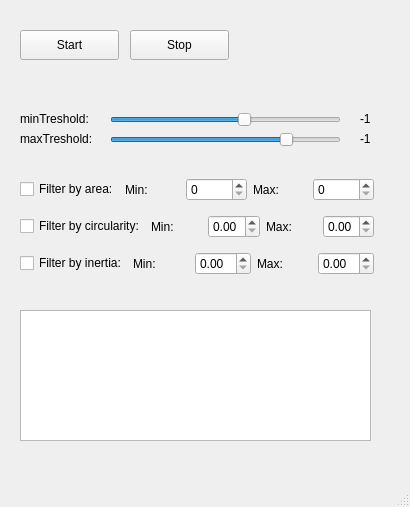
<?xml version="1.0" encoding="UTF-8"?>
<ui version="4.0">
 <class>MainWindow</class>
 <widget class="QMainWindow" name="MainWindow">
  <property name="geometry">
   <rect>
    <x>0</x>
    <y>0</y>
    <width>410</width>
    <height>507</height>
   </rect>
  </property>
  <property name="windowTitle">
   <string>MainWindow</string>
  </property>
  <widget class="QWidget" name="centralwidget">
   <widget class="QPushButton" name="pushButtonStart">
    <property name="geometry">
     <rect>
      <x>20</x>
      <y>30</y>
      <width>99</width>
      <height>30</height>
     </rect>
    </property>
    <property name="text">
     <string>Start</string>
    </property>
   </widget>
   <widget class="QPushButton" name="pushButtonStop">
    <property name="geometry">
     <rect>
      <x>130</x>
      <y>30</y>
      <width>99</width>
      <height>30</height>
     </rect>
    </property>
    <property name="text">
     <string>Stop</string>
    </property>
   </widget>
   <widget class="QLabel" name="labelmaxThresholdValue">
    <property name="geometry">
     <rect>
      <x>360</x>
      <y>130</y>
      <width>111</width>
      <height>18</height>
     </rect>
    </property>
    <property name="text">
     <string>-1</string>
    </property>
   </widget>
   <widget class="QLabel" name="labelMinThreshold">
    <property name="geometry">
     <rect>
      <x>20</x>
      <y>110</y>
      <width>111</width>
      <height>18</height>
     </rect>
    </property>
    <property name="text">
     <string>minTreshold:</string>
    </property>
   </widget>
   <widget class="QLabel" name="labelmaxTreshold">
    <property name="geometry">
     <rect>
      <x>20</x>
      <y>130</y>
      <width>111</width>
      <height>18</height>
     </rect>
    </property>
    <property name="text">
     <string>maxTreshold:</string>
    </property>
   </widget>
   <widget class="QSlider" name="horizontalSlidermaxTreshold">
    <property name="geometry">
     <rect>
      <x>110</x>
      <y>130</y>
      <width>231</width>
      <height>20</height>
     </rect>
    </property>
    <property name="minimum">
     <number>1</number>
    </property>
    <property name="maximum">
     <number>255</number>
    </property>
    <property name="value">
     <number>200</number>
    </property>
    <property name="orientation">
     <enum>Qt::Horizontal</enum>
    </property>
   </widget>
   <widget class="QLabel" name="labelMinThresholdValue">
    <property name="geometry">
     <rect>
      <x>360</x>
      <y>110</y>
      <width>111</width>
      <height>18</height>
     </rect>
    </property>
    <property name="text">
     <string>-1</string>
    </property>
   </widget>
   <widget class="QSlider" name="horizontalSliderminTreshold">
    <property name="geometry">
     <rect>
      <x>110</x>
      <y>110</y>
      <width>231</width>
      <height>20</height>
     </rect>
    </property>
    <property name="minimum">
     <number>1</number>
    </property>
    <property name="maximum">
     <number>255</number>
    </property>
    <property name="value">
     <number>150</number>
    </property>
    <property name="orientation">
     <enum>Qt::Horizontal</enum>
    </property>
   </widget>
   <widget class="QWidget" name="layoutWidget">
    <property name="geometry">
     <rect>
      <x>20</x>
      <y>170</y>
      <width>354</width>
      <height>116</height>
     </rect>
    </property>
    <layout class="QVBoxLayout" name="verticalLayout">
     <item>
      <layout class="QHBoxLayout" name="horizontalLayout">
       <item>
        <widget class="QCheckBox" name="checkBoxFilterByArea">
         <property name="text">
          <string>Filter by area:</string>
         </property>
        </widget>
       </item>
       <item>
        <widget class="QLabel" name="labelFilterByAreaMin">
         <property name="text">
          <string>Min:</string>
         </property>
        </widget>
       </item>
       <item>
        <widget class="QSpinBox" name="spinBoxAreaMin">
         <property name="maximum">
          <number>65535</number>
         </property>
        </widget>
       </item>
       <item>
        <widget class="QLabel" name="labelFilterByAreaMax">
         <property name="text">
          <string>Max:</string>
         </property>
        </widget>
       </item>
       <item>
        <widget class="QSpinBox" name="spinBoxAreaMax">
         <property name="maximum">
          <number>65535</number>
         </property>
        </widget>
       </item>
      </layout>
     </item>
     <item>
      <layout class="QHBoxLayout" name="horizontalLayout_2">
       <item>
        <widget class="QCheckBox" name="checkBoxFilterByCircularity">
         <property name="text">
          <string>Filter by circularity:</string>
         </property>
        </widget>
       </item>
       <item>
        <widget class="QLabel" name="labelFilterByCircularityMin">
         <property name="text">
          <string>Min:</string>
         </property>
        </widget>
       </item>
       <item>
        <widget class="QDoubleSpinBox" name="doubleSpinBoxCircularityMin">
         <property name="maximum">
          <double>1.000000000000000</double>
         </property>
         <property name="singleStep">
          <double>0.010000000000000</double>
         </property>
        </widget>
       </item>
       <item>
        <widget class="QLabel" name="labelFilterByCircularityMax">
         <property name="text">
          <string>Max:</string>
         </property>
        </widget>
       </item>
       <item>
        <widget class="QDoubleSpinBox" name="doubleSpinBoxCircularityMax">
         <property name="maximum">
          <double>1.000000000000000</double>
         </property>
         <property name="singleStep">
          <double>0.010000000000000</double>
         </property>
        </widget>
       </item>
      </layout>
     </item>
     <item>
      <layout class="QHBoxLayout" name="horizontalLayout_3">
       <item>
        <widget class="QCheckBox" name="checkBoxFilterByInertia">
         <property name="text">
          <string>Filter by inertia:</string>
         </property>
        </widget>
       </item>
       <item>
        <widget class="QLabel" name="labelFilterByInertiaMin">
         <property name="text">
          <string>Min:</string>
         </property>
        </widget>
       </item>
       <item>
        <widget class="QDoubleSpinBox" name="doubleSpinBoxInertiaMin">
         <property name="maximum">
          <double>1.000000000000000</double>
         </property>
         <property name="singleStep">
          <double>0.010000000000000</double>
         </property>
        </widget>
       </item>
       <item>
        <widget class="QLabel" name="labelFilterByInertiaMax">
         <property name="text">
          <string>Max:</string>
         </property>
        </widget>
       </item>
       <item>
        <widget class="QDoubleSpinBox" name="doubleSpinBoxInertiaMax">
         <property name="maximum">
          <double>1.000000000000000</double>
         </property>
         <property name="singleStep">
          <double>0.010000000000000</double>
         </property>
        </widget>
       </item>
      </layout>
     </item>
    </layout>
   </widget>
   <widget class="QPlainTextEdit" name="plainTextEditContentText">
    <property name="geometry">
     <rect>
      <x>20</x>
      <y>310</y>
      <width>351</width>
      <height>131</height>
     </rect>
    </property>
   </widget>
  </widget>
  <widget class="QMenuBar" name="menubar">
   <property name="geometry">
    <rect>
     <x>0</x>
     <y>0</y>
     <width>410</width>
     <height>30</height>
    </rect>
   </property>
  </widget>
  <widget class="QStatusBar" name="statusbar"/>
 </widget>
 <resources/>
 <connections/>
</ui>
